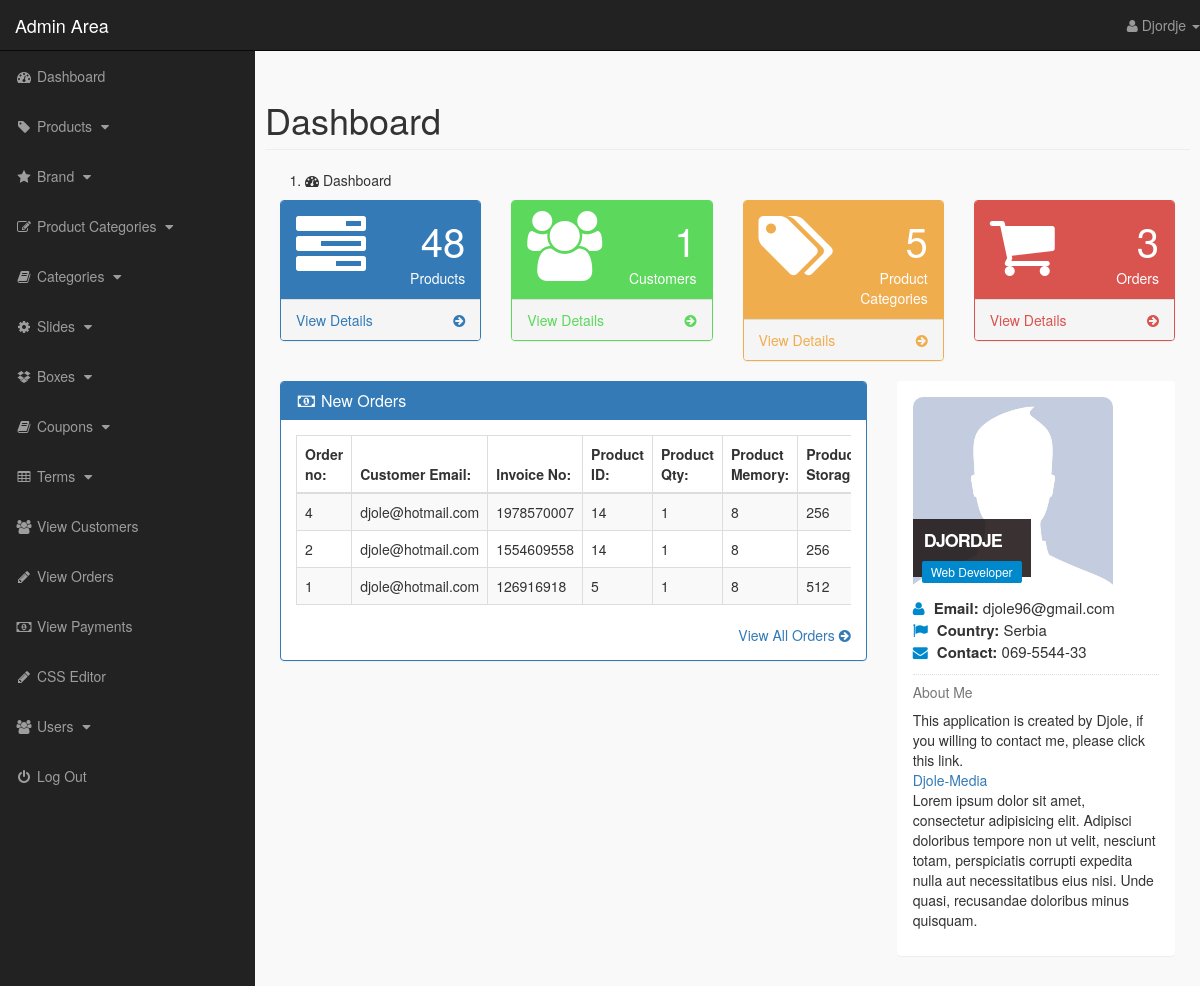
The app's page /admin_area/index.php?dashboard (signed in), older data.
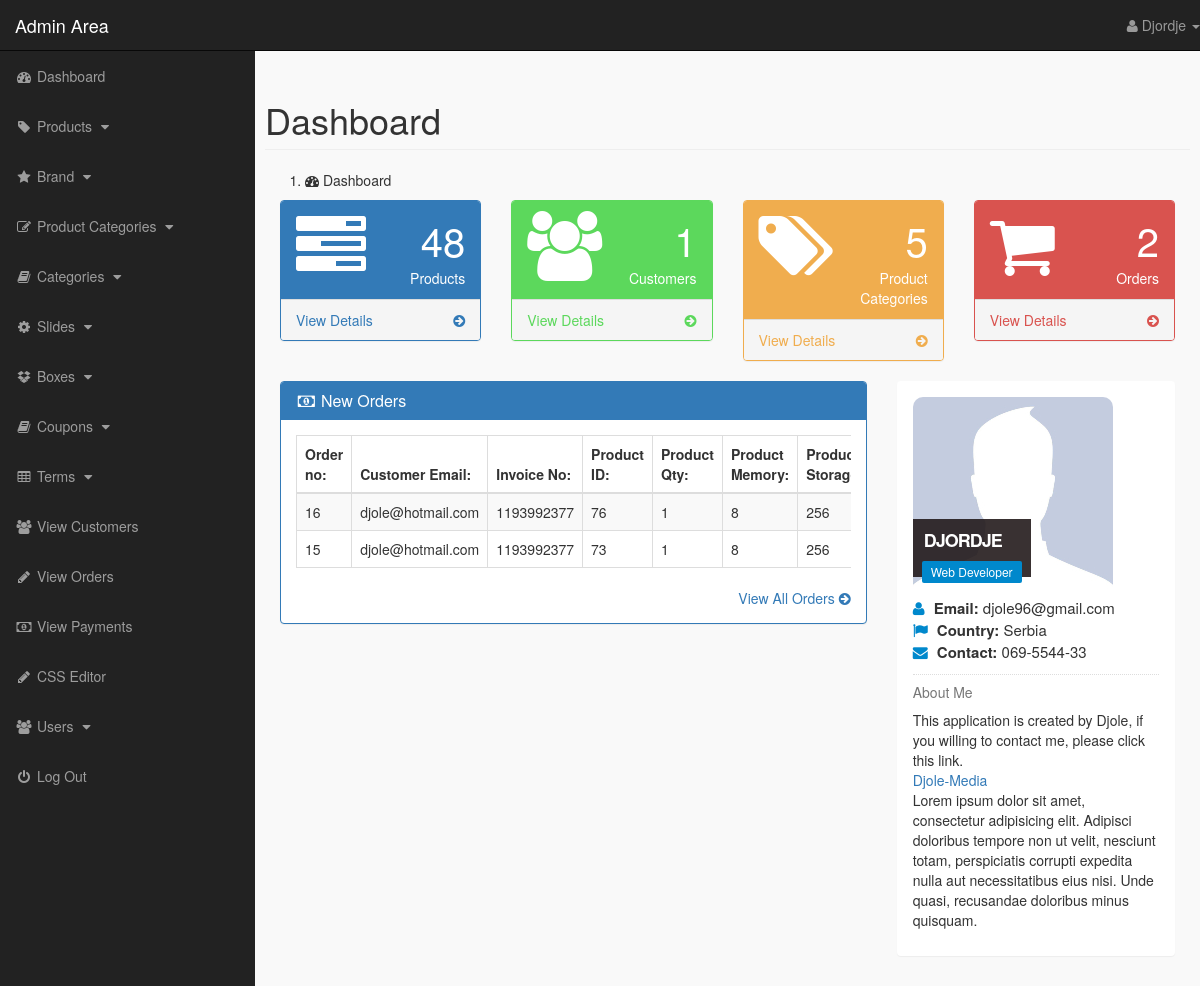
The same page, newer data.
### tables this page shows
CREATE TABLE `pending_orders` (
  `order_id` int(10) NOT NULL,
  `customer_id` int(10) NOT NULL,
  `invoice_no` int(10) NOT NULL,
  `product_id` text NOT NULL,
  `qty` int(10) NOT NULL,
  `memory` int(10) NOT NULL,
  `storage` int(10) NOT NULL,
  `order_status` text NOT NULL
);

CREATE TABLE `customers` (
  `customer_id` int(10) NOT NULL,
  `customer_name` varchar(255) NOT NULL,
  `customer_email` varchar(255) NOT NULL,
  `customer_pass` varchar(255) NOT NULL,
  `customer_country` text NOT NULL,
  `customer_city` text NOT NULL,
  `customer_contact` varchar(100) NOT NULL,
  `customer_address` text NOT NULL,
  `customer_image` text NOT NULL,
  `customer_ip` varchar(100) NOT NULL
);

### admin_area/dashboard.php (the view, shortened to what the rows shown need)
<?php
    if(!isset($_SESSION['admin_email'])){
        echo "<script>window.open('login.php','_self')</script>";
    }else{
?>
<div class="row">
    <col-lg-12>
        <h1 class="page-header"> Dashboard </h1>
        <ol class="breadcrum">
            <li class="active">
                <i class="fa fa-dashboard"></i> Dashboard
             </li>
        </ol>
    </col-lg-12>
</div>
<div class="row">
    <div class="col-lg-3 col-md-6">
        <div class="panel panel-primary">
            <div class="panel-heading">
                <div class="row">
                    <div class="col-xs-3">
                        <i class="fa fa-tasks fa-5x"></i>
                    </div>
                    <div class="col-xs-9 text-right">
                        <div class="huge"> <?php echo $count_products; ?> </div>
                        <div> Products </div>
                    </div>
                </div>
            </div>
            <a href="index.php?view_product">
                <div class="panel-footer">
                    <span class="pull-left">
                        View Details
                    </span>
                    <span class="pull-right">
                        <i class="fa fa-arrow-circle-right"></i>
                    </span>
                    <div class="clearfix"></div>
                </div>
            </a>
        </div>
    </div>
    <div class="col-lg-3 col-md-6">
        <div class="panel panel-green">
            <div class="panel-heading">
                <div class="row">
                    <div class="col-xs-3">
                        <i class="fa fa-users fa-5x"></i>
                    </div>
                    <div class="col-xs-9 text-right">
                        <div class="huge"> <?php echo $count_customers; ?> </div>
                        <div> Customers </div>
                    </div>
                </div>
            </div>
            <a href="index.php?view_customers">
                <div class="panel-footer">
                    <span class="pull-left">
                        View Details
                    </span>
                    <span class="pull-right">
                        <i class="fa fa-arrow-circle-right"></i>
                    </span>
                    <div class="clearfix"></div>
                </div>
            </a>
        </div>
    </div>
    <div class="col-lg-3 col-md-6">
        <div class="panel panel-orange">
            <div class="panel-heading">
                <div class="row">
                    <div class="col-xs-3">
                        <i class="fa fa-tags fa-5x"></i>
                    </div>
                    <div class="col-xs-9 text-right">
                        <div class="huge"> <?php echo $count_p_categories; ?> </div>
                        <div> Product Categories </div>
                    </div>
                </div>
            </div>
            <a href="index.php?view_p_cats">
                <div class="panel-footer">
                    <span class="pull-left">
                        View Details
                    </span>
                    <span class="pull-right">
                        <i class="fa fa-arrow-circle-right"></i>
                    </span>
                    <div class="clearfix"></div>
                </div>
            </a>
        </div>
    </div>
    <div class="col-lg-3 col-md-6">
        <div class="panel panel-red">
            <div class="panel-heading">
                <div class="row">
                    <div class="col-xs-3">
                        <i class="fa fa-shopping-cart fa-5x"></i>
                    </div>
                    <div class="col-xs-9 text-right">
                        <div class="huge"> <?php echo $count_pending_orders; ?> </div>
                        <div> Orders </div>
                    </div>
                </div>
            </div>
            <a href="index.php?view_orders">
                <div class="panel-footer">
                    <span class="pull-left">
                        View Details
                    </span>
                    <span class="pull-right">
                        <i class="fa fa-arrow-circle-right"></i>
                    </span>
                    <div class="clearfix"></div>
                </div>
            </a>
        </div>
    </div>
</div>
<div class="row">
    <div class="col-lg-8">
        <div class="panel panel-primary">
            <div class="panel-heading">
                <h3 class="panel-title">
                    <i class="fa fa-money fa-fw"></i> New Orders
                </h3>
            </div>
            <div class="panel-body">
                <div class="table-responsive">
                    <table class="table table-hover table-striped table-bordered">
                        <thead>
                            <tr>
                                <th> Order no: </th>
                                <th> Customer Email: </th>
                                <th> Invoice No: </th>
                                <th> Product ID: </th>
                                <th> Product Qty: </th>
                                <th> Product Memory: </th>
                                <th> Product Storage: </th>
                            </tr>
                        </thead>
                        <tbody>
                        <?php
                          $get_order = "select * from pending_orders order by 1 DESC LIMIT 0,5";
                          $run_order = mysqli_query($con,$get_order);
                          while($row_order=mysqli_fetch_array($run_order)){
                              $order_id = $row_order['order_id'];
                              $c_id = $row_order['customer_id'];
                              $invoice_no = $row_order['invoice_no'];
                              $product_id = $row_order['product_id'];
                              $qty = $row_order['qty'];
                              $memory = $row_order['memory'];
                              $storage = $row_order['storage'];
                      ?>
                      <tr>
                          <td> <?php echo $order_id; ?> </td>
                          <td>
                              <?php
                                  $get_customer = "select * from customers where customer_id='$c_id'";
                                  $run_customer = mysqli_query($con,$get_customer);
                                  $row_customer = mysqli_fetch_array($run_customer);
                                  $customer_email = $row_customer['customer_email'];
                                  echo $customer_email;
                              ?>
                          </td>
                          <td> <?php echo $invoice_no; ?> </td>
                          <td> <?php echo $product_id; ?> </td>
                          <td> <?php echo $qty; ?> </td>
                          <td> <?php echo $memory; ?> </td>
                          <td> <?php echo $storage; ?> </td>
                      </tr>
                      <?php } ?>
                        </tbody>
                     </table>
                </div>
                <div class="text-right">
                    <a href="index.php?view_orders">
                        View All Orders <i class="fa fa-arrow-circle-right"></i>
                    </a>
                </div>
            </div>
        </div>
    </div>
    <div class="col-md-4">
        <div class="panel">
            <div class="panel-body">
                <div class="mb-md thumb-info">
                     <img src="admin_images/<?php echo $admin_image; ?>" alt="<?php echo $admin_image; ?>" class="rounded img-responsive">
                    <div class="thumb-info-title">
                        <span class="thumb-info-inner"> <?php echo $admin_name; ?> </span>
                        <span class="thumb-info-type"> <?php echo $admin_job; ?> </span>
                    </div>
                </div>
                <div class="mb-md">
                    <div class="widget-content-expanded">
                        <i class="fa fa-user"></i> <span> Email: </span> <?php echo $admin_email; ?> <br/>
                        <i class="fa fa-flag"></i> <span> Country: </span> <?php echo $admin_country; ?> <br/>
                        <i class="fa fa-envelope"></i> <span> Contact: </span> <?php echo $admin_contact; ?> <br/>
                    </div>
                    <hr class="dotted short">
                    <h5 class="text-muted"> About Me</h5>
                    <p>
                        <?php echo $admin_about; ?>
                    </p>
                </div>
            </div>
        </div>
    </div>
</div>
<?php } ?>

### admin_area/includes/sidebar.php (shortened to what the rows shown need)
<?php
    if(!isset($_SESSION['admin_email'])){
        echo "<script>window.open('login.php','_self')</script>";
    }else{
?>
<nav class="navbar navbar-inverse navbar-fixed-top">
    <div class="navbar-header">
        <a href="index.php?dashboard" class="navbar-brand">Admin Area</a>
    </div>
    <ul class="nav navbar-right top-nav">
        <li class="dropdown">
            <a href="#" class="dropdown-toggle" data-toggle="dropdown">
                <i class="fa fa-user"></i> <?php echo $admin_name; ?> <b class="caret"></b>
            </a>
        </li>
    </ul>
    <div class="collapse navbar-collapse navbar-ex1-collapse">
        <ul class="nav navbar-nav side-nav">
            <li>
                <a href="index.php?dashboard">
                    <i class="fa fa-fw fa-dashboard"></i> Dashboard
                </a>
            </li>
            <li>
                <a href="#" data-toggle="collapse" data-target="#products">
                    <i class="fa fa-fw fa-tag"></i> Products
                    <i class="fa fa-fw fa-caret-down"></i>
                </a>
            </li>
            <li>
                <a href="#" data-toggle="collapse" data-target="#manufacturer">
                        <i class="fa fa-fw fa-star"></i> Brand
                        <i class="fa fa-fw fa-caret-down"></i>
                </a>
            </li>
            <li>
                <a href="#" data-toggle="collapse" data-target="#p_cat">
                    <i class="fa fa-fw fa-edit"></i> Product Categories
                    <i class="fa fa-fw fa-caret-down"></i>
                </a>
            </li>
            <li>
                <a href="#" data-toggle="collapse" data-target="#cat">
                    <i class="fa fa-fw fa-book"></i> Categories
                    <i class="fa fa-fw fa-caret-down"></i>
                </a>
            </li>
            <li>
                <a href="#" data-toggle="collapse" data-target="#slides">
                        <i class="fa fa-fw fa-gear"></i> Slides
                        <i class="fa fa-fw fa-caret-down"></i>
                </a>
            </li>
            <li>
                <a href="#" data-toggle="collapse" data-target="#boxes">
                        <i class="fa fa-fw fa-dropbox"></i> Boxes
                        <i class="fa fa-fw fa-caret-down"></i>
                </a>
            </li>
            <li>
                <a href="#" data-toggle="collapse" data-target="#coupon">
                        <i class="fa fa-fw fa-book"></i> Coupons
                        <i class="fa fa-fw fa-caret-down"></i>
                </a>
            </li>
            <li>
                <a href="#" data-toggle="collapse" data-target="#terms">
                        <i class="fa fa-fw fa-table"></i> Terms
                        <i class="fa fa-fw fa-caret-down"></i>
                </a>
            </li>
            <li>
                <a href="index.php?view_customers">
                    <i class="fa fa-fw fa-users"></i> View Customers
                </a>
            </li>
            <li>
                <a href="index.php?view_orders">
                    <i class="fa fa-fw fa-pencil"></i> View Orders
                </a>
            </li>
            <li>
                <a href="index.php?view_payments">
                    <i class="fa fa-fw fa-money"></i> View Payments
                </a>
            </li>
            <li>
                <a href="index.php?edit_css">
                    <i class="fa fa-fw fa-pencil"></i> CSS Editor
                </a>
            </li>
            <li>
                <a href="#" data-toggle="collapse" data-target="#users">
                        <i class="fa fa-fw fa-users"></i> Users
                        <i class="fa fa-fw fa-caret-down"></i>
                </a>
            </li>
            <li>
                <a href="logout.php">
                    <i class="fa fa-fw fa-power-off"></i> Log Out
                </a>
            </li>
        </ul>
    </div>
</nav>
<?php } ?>

Row changes from the older to the newer data that the page shows:
removed pending_orders: order_id "4", customer.customer_email "djole@hotmail.com", invoice_no "1978570007", product "14", qty "1", memory "8", storage "256"
removed pending_orders: order_id "2", customer.customer_email "djole@hotmail.com", invoice_no "1554609558", product "14", qty "1", memory "8", storage "256"
removed pending_orders: order_id "1", customer.customer_email "djole@hotmail.com", invoice_no "126916918", product "5", qty "1", memory "8", storage "512"
added pending_orders: order_id "16", customer.customer_email "djole@hotmail.com", invoice_no "1193992377", product "76", qty "1", memory "8", storage "256"
added pending_orders: order_id "15", customer.customer_email "djole@hotmail.com", invoice_no "1193992377", product "73", qty "1", memory "8", storage "256"
Text that changed along with them:
$count_pending_orders: "3" → "2"
